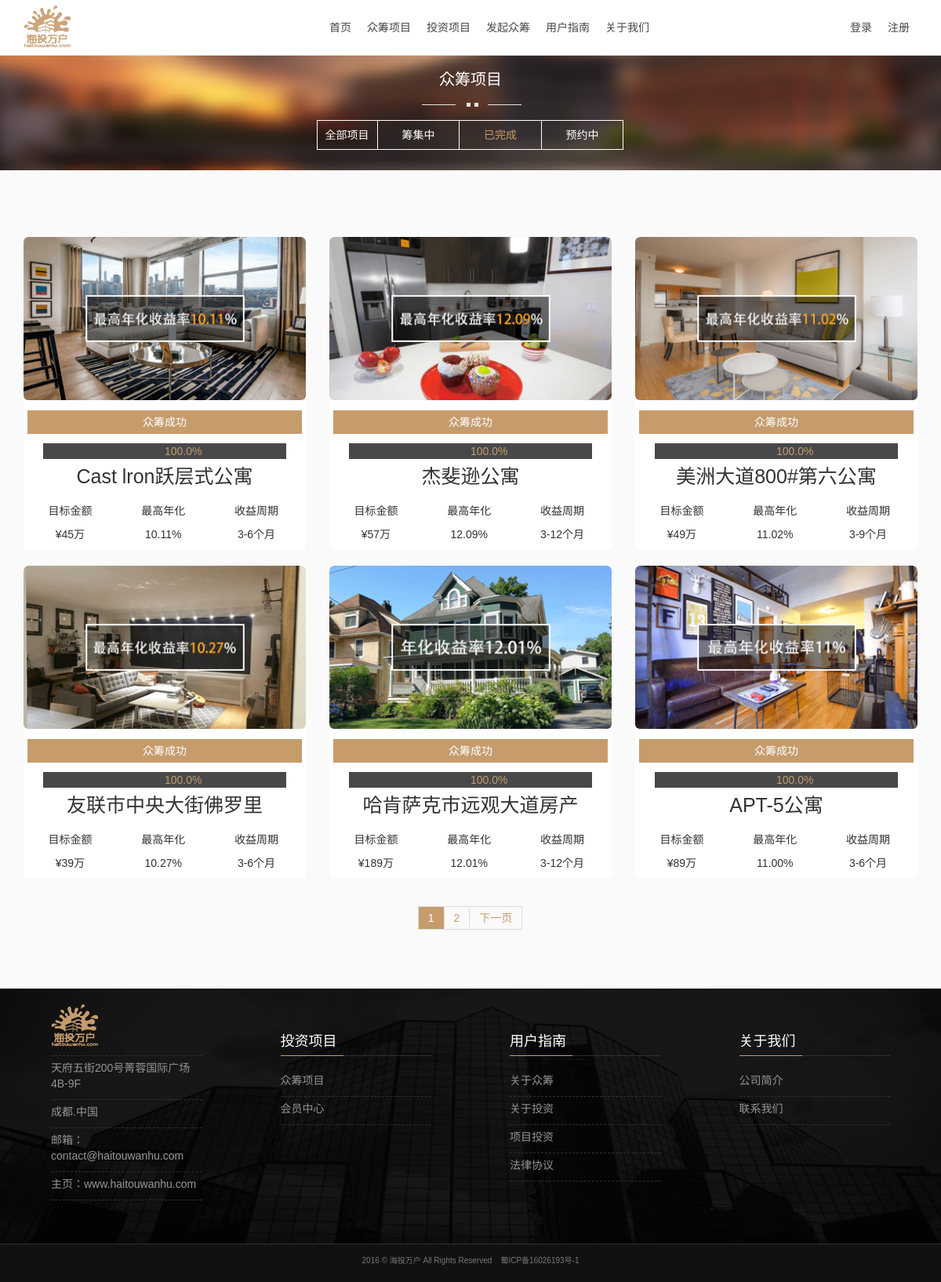
/index.php/dome/domew, run on the app's committed database.
### tables this page shows
CREATE TABLE `ci_project` (
  `project_id` int(10) NOT NULL AUTO_INCREMENT,
  `project_name` varchar(200) DEFAULT NULL,
  `project_time_start` datetime DEFAULT NULL,
  `project_time_over` datetime DEFAULT NULL,
  `project_time_subscribe` datetime DEFAULT NULL,
  `project_money_all` varchar(200) DEFAULT NULL,
  `project_introduce` varchar(5000) DEFAULT NULL,
  `project_introduction` varchar(200) DEFAULT NULL,
  `project_party` varchar(200) DEFAULT NULL,
  `project_cycle` varchar(100) DEFAULT NULL,
  `project_images` varchar(100) DEFAULT '',
  `project_images1` varchar(100) DEFAULT NULL,
  `project_images2` varchar(100) DEFAULT NULL,
  `project_images3` varchar(100) DEFAULT NULL,
  `project_images4` varchar(100) DEFAULT NULL,
  `project_images5` varchar(100) DEFAULT NULL,
  `project_tag` int(1) DEFAULT NULL,
  `project_withdrawal` varchar(100) DEFAULT NULL,
  `project_subscribe` int(3) DEFAULT NULL,
  `project_logo` varchar(100) DEFAULT NULL,
  `project_way` varchar(255) DEFAULT NULL,
  `project_data` varchar(5000) DEFAULT NULL,
  `project_one` int(1) DEFAULT NULL,
  PRIMARY KEY (`project_id`)
);

### application/controllers/Dome.php (called while the page is built, shortened)
<?php
class  Dome  extends CI_Controller {
    public function  domew(){
        $n=$this->uri->segment(3, 0);
        $this->load->model("Home_model");
        $arr["complet"]=$this->Home_model->dome($n,0);
        $arr['complete']=array();
        foreach($arr["complet"]  as  $value){
            $value['project_time_over']=str_replace('-','.',$value['project_time_over']);
            $value['project_time_start']=str_replace('-','.',$value['project_time_start']);
            $num_a=1;
            $gear_db=$this->db->select('gear_earning')->from('project_gear')->where('gear_projectid='.$value['project_id'])->get();
            $gear=$gear_db->result_array();
            $num=$gear_db->num_rows();
            foreach($gear as $value_gear){
                if($num_a==$num){
                    $c=$value_gear['gear_earning'];
                }
                $num_a++;
            }
            $value['gear_earning']=$c;
            $arr['complete'][]=$value;
        }
        $this->load->library('pagination');
        $this->load->model('Page_model');
        $this->load->view("domew",$arr);
    }
}

### index.php (called while the page is built, shortened)
<?php
require_once BASEPATH.'core/CodeIgniter.php';

### application/models/Home_model.php (called while the page is built, shortened)
<?php
class  Home_model extends CI_Model{
    public function dome($n,$m){
      if($m==3){
          $row=$this->db->select()->from("project")->order_by("project_id","DESC")->where(array("project_one"=>null))->limit(6,$n)->get();
      }elseif($m==1){
          $row=$this->db->select()->from("project")->order_by("project_id","DESC")->where(array("project_tag"=>1,"project_one"=>null))->limit(6,$n)->get();
      }elseif($m==0){
          $row=$this->db->select()->from("project")->order_by("project_id","DESC")->where(array("project_tag"=>0,"project_one"=>null))->limit(6,$n)->get();
      }elseif($m==2){
          $row=$this->db->select()->from("project")->order_by("project_id","DESC")->where(array("project_tag"=>2,"project_one"=>null))->limit(6,$n)->get();
      }
        $v=array();
        $arr=$row->result_array();
        foreach ($arr as $value){
            $num=0;
            $value["time"]=floor((strtotime($value["project_time_over"])-time())/86400);
            for($i=1;$i<=6;$i++){
                $w_arr["gear_projectid"]=$value["project_id"];
                $w_arr["gear_digital"]=$i;
                $gear_db=$this->db->select()->from("project_gear")->where($w_arr)->get();
                $gear_arr=$gear_db->result_array();
                if(!empty($gear_arr)){
                    $query="SELECT SUM(associated_score) from ci_associated_up  where  associated_projectid=".$value['project_id']." and associated_digital=".$i;
                    $score_db=$this->db->query($query);
                    $score=$score_db->result_array();
                    $num=$num+(intval($score[0]["SUM(associated_score)"])*intval($gear_arr[0]["gear_each"]));
                }
            }
            if($num==0){
                $value["progress"]=0;
            }else{
                $value["progress"]=number_format(intval($num)/intval($value["project_money_all"])*100,1, '.','');
            }
            if($value['project_money_all']<100000 ){
                $value["project_money_all"]=$value["project_money_all"] ."元";
            }elseif($value['project_money_all']>= 100000){
                $value['project_money_all']=$value['project_money_all']/10000 ."万";
            }
            $v[]=$value;
        }
        return  $v;
    }
}

### application/views/domew.php (the view, shortened to what this page needs)
<!doctype html>
<html lang="en">
<head>
    <link href="<?php  echo  base_url('static/plugins/bootstrap-3.3.0/css/bootstrap.min.css') ;?>" rel="stylesheet">
    <link rel="stylesheet" href="<?php echo base_url('static/css/public.css') ;?>">
    <link rel="stylesheet" href="<?php echo base_url('static/css/project-list.css') ;?>">
</head>
<body>
<div id="header">
    <?php   include_once("static/include/header.php") ;?>
</div>
<div id="main">
    <div class="container-fluid ctr_bgd">
        <div class="ist_product">
            <h2>众筹项目</h2>
        </div>
        <div class="nav_product">
            <a href="<?php echo site_url('Dome/index');?>" >全部项目</a><a href="<?php echo site_url('Dome/domeo');?>">筹集中</a><a href="<?php echo site_url('Dome/domew');?>" class="active">已完成</a><a href="<?php echo site_url('Dome/domef');?>">预约中</a>
        </div>
    </div>
    <div class="container product">
        <div class="row">
            <?php
            foreach ($complete as $value){  ?>
                <div class="col-md-4">
                    <div class="thumbnail">
                        <a href="<?php echo  site_url('Project/index') ?>?id=<?php echo  $value['project_id'];?>">
                            <img class="img-responsive" src="<?php echo base_url($value['project_images']) ;?>" alt="">
                        </a>
                        <div class="pgss_time">
                            <?php
                            if($value['project_tag']==0){
                                echo  ' <div class="pgss_time pgss_yellow">众筹成功</div>';
                            }elseif($value['project_tag']==1){
                                echo  '结束时间：<span>'.$value['project_time_over'].'</span>';
                            }else{
                                echo  '开始时间：<span>'.$value['project_time_start'].'</span>';
                            }
                            ?>
                        </div>
                        <div class="pgss">
                            <div class="pgss_bar" style="width:<?php  echo $value['progress']; ?>%;">
                                <span><?php  echo $value['progress']; ?>%</span>
                            </div>
                        </div>
                        <div class="pgss_name"><a href="<?php echo  site_url('Project/index') ?>?id=<?php echo  $value['project_id'];?>"> <?php  echo  $value['project_name'];?></a></div>
                        <div class="caption_host clearfix">
                            <ul>
                                <li>
                                    <p>目标金额</p>
                                    <p>&yen;<?php echo $value['project_money_all'] ;?></p>
                                </li>
                                <li>
                                    <?php if($value['project_tag']==0){
                                        echo   "<p>最高年化</p>";
                                        echo   "<p>".$value["gear_earning"]."</p>";
                                    }else{
                                        echo    "<p>剩余天数</p>";
                                        echo     "<p>".$value["time"]."天</p>";
                                    }
                                    ?>
                                </li>
                                <li>
                                    <p>收益周期</p>
                                    <p><?php echo $value["project_cycle"]; ?></p>
                                </li>
                            </ul>
                        </div>
                    </div>
                </div>
            <?php   }?>
        </div>
        <div class="paging_tion">
            <?php  echo    $this->pagination->create_links(); ?>
        </div>
    </div>
</div>
    <div id="foot" class="visible-md visible-lg">
        <?php  require_once("static/include/part.php") ;?>
    </div>
    <div id="footer">
        <?php  require_once("static/include/footer.php") ;?>
    </div>
</body>
</html>

### static/css/public.css (style rules this page uses)
* { margin: 0;padding: 0; }
html { font-size: 62.5%; }
body { font-size: 1.4rem;padding-top: 70px;font-family: Microsoft Yahei, Arial, sans-serif;overflow-x: hidden;background-color: #fafafa; }
ul,ol { list-style: none;margin: 0; }
:after,:before { -webkit-box-sizing: border-box; -moz-box-sizing: border-box; box-sizing: border-box; }
.container-fluid { padding:0; }
#foot { padding-top: 20px; padding-bottom: 20px; background:#202020 url(../images/fl_bgd.png); background-repeat:no-repeat; background-size:100% 100%; }
#footer { background: #111; font-size: 1rem; text-align: center; color: #777; padding-top: 1.4rem; padding-bottom: 2rem; border-top: 1px solid #303030; }

### static/css/project-list.css (style rules this page uses)
#main .ctr_bgd { width: 100%; background: url(../images/property-bt.png) no-repeat center -5px; height: auto; background-size: 100% 100%; padding: 2rem 0 4rem; }
#main .ctr_bgd .ist_product { text-align: center; }
#main .ctr_bgd .ist_product>h2 { color:#fff; font-size: 2rem; position: relative; margin: 0; margin-bottom: 5rem; }
#main .ctr_bgd .ist_product>h2:after { content: ""; width: 130px; height: 7px; position: absolute; left: 50%; margin-left: -62px; bottom:-25px; background: url(../images/picture.png)0px -115px; }
#main .ctr_bgd .nav_product { text-align: center; }
#main .ctr_bgd .nav_product a { border: 1px solid white; padding:0.5rem 0.8em; text-decoration: none; color: white; margin-left: -1px; }
#main .ctr_bgd .nav_product a.active { color: #c69c6d; }
@media (min-width: 768px) { #main .ctr_bgd .nav_product a { padding:1rem 2.2em; } }
@media (min-width: 768px) { #main .ctr_bgd .nav_product a:nth-child(1) { padding: 1rem 1rem; } }
#main .product { margin-top: 2rem; margin-bottom:2rem; }
@media (min-width: 768px) { #main .product { margin-top: 8rem; margin-bottom:8rem; } }
#main .product .thumbnail { border:none; padding:0; border-radius: 0.6rem; overflow:hidden; }
#main .product .thumbnail >a img { border-radius: 0.6rem; }
#main .product .thumbnail .pgss { overflow: hidden; background-color: white; height: 20px; width: 86%; margin-top: 7px; position: relative; margin-left: auto; margin-right: auto; }
#main .product .thumbnail .pgss .pgss_bar { background-color: #47484A; height: 20px; }
#main .product .thumbnail .pgss .pgss_bar span { position: absolute; left: 50%; color:#c69c6d; }
#main .product .pgss_time { margin-top: 0.4rem; padding:0.5rem; text-align: center; color:#c69c6d; }
#main .product .pgss_time.pgss_yellow { background: #c69c6d; color:white; }
#main .product .pgss_name { padding:0.5rem; text-align: center; }
#main .product .pgss_name a { color: #333; text-decoration: none; font-size: 2.5rem; }
#main .product .caption_host ul { margin-top: 1rem; }
#main .product .caption_host li { float: left; text-align: center; width: 33%; }
#main .product .paging_tion { text-align: center; margin-top: 2rem; }
#main .product .paging_tion a { padding:0.6rem 1.2rem; margin-left: -1px; border:1px solid #ddd; text-decoration: none; color:#c69c6d; }

### data on the page
ci_project: project_images (picture), project_tag "众筹成功", progress "100.0", project_name "Cast lron跃层式公寓", project_money_all "45万", gear_earning "10.11%", project_cycle "3-6个月"
ci_project: project_images (picture), project_tag "众筹成功", progress "100.0", project_name "杰斐逊公寓", project_money_all "57万", gear_earning "12.09%", project_cycle "3-12个月"
ci_project: project_images (picture), project_tag "众筹成功", progress "100.0", project_name "美洲大道800#第六公寓", project_money_all "49万", gear_earning "11.02%", project_cycle "3-9个月"
ci_project: project_images (picture), project_tag "众筹成功", progress "100.0", project_name "友联市中央大街佛罗里", project_money_all "39万", gear_earning "10.27%", project_cycle "3-6个月"
ci_project: project_images (picture), project_tag "众筹成功", progress "100.0", project_name "哈肯萨克市远观大道房产", project_money_all "189万", gear_earning "12.01%", project_cycle "3-12个月"
ci_project: project_images (picture), project_tag "众筹成功", progress "100.0", project_name "APT-5公寓", project_money_all "89万", gear_earning "11.00%", project_cycle "3-6个月"

### other printed values
$this->pagination->create_links() "1 2 下一页"
